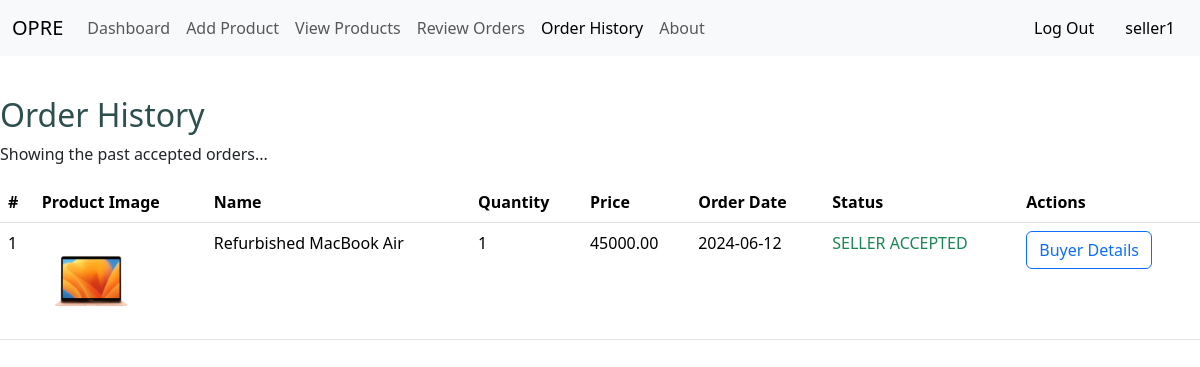
The app's page /seller/order_history.php (signed in) with its own data.
### tables this page shows
CREATE TABLE `orders` (
  `order_id` int(11) NOT NULL,
  `bid` int(11) NOT NULL,
  `pid` int(11) NOT NULL,
  `sid` int(11) NOT NULL,
  `qty` int(11) NOT NULL,
  `order_date` date NOT NULL,
  `status` int(11) DEFAULT NULL
);

CREATE TABLE `product` (
  `pid` int(11) NOT NULL,
  `pname` varchar(255) NOT NULL,
  `brand` varchar(255) NOT NULL,
  `category` varchar(255) NOT NULL,
  `price` decimal(10,2) NOT NULL,
  `quantity` int(11) NOT NULL,
  `description` longtext NOT NULL,
  `images` text NOT NULL,
  `seller` int(255) NOT NULL,
  `status` int(11) NOT NULL,
  `added_at` timestamp NOT NULL DEFAULT current_timestamp()
);

### seller/seller_class.php (called while the page is built, shortened)
<?php
include("../connect.php");
class Seller{
    function viewPastOrders($sid){
      global $conn;
      $sql = "SELECT o.order_id, o.bid, o.qty, o.order_date, o.status, p.pname, p.images, p.price
      FROM orders o
      INNER JOIN product p ON o.pid = p.pid
      WHERE o.sid = ? AND o.status = 0";
      $stmt = $conn->prepare($sql);
      $stmt->bind_param("i", $sid);
      $stmt->execute();
      $result = $stmt->get_result();
      $orderedProds = [];
      if ($result->num_rows > 0) {
        while ($row = $result->fetch_assoc()) {
            $orderedProds[] = $row;
        }
      }
      return $orderedProds;
    }
  }
  $seller = new Seller();

### seller/order_history.php (the view, shortened to what this page needs)
<!DOCTYPE html>
<html lang="en">
<head>
    <link rel="stylesheet" href="../bootstrap/css/bootstrap.min.css">
</head>
<body>
<?php
include('seller_class.php');
$sid = intval($_SESSION['userid']);
$orders = $seller->viewPastOrders($sid);
?>
    <nav class="navbar navbar-expand-lg bg-body-tertiary fixed-top">
        <div class="container-fluid">
          <a class="navbar-brand" href="#">OPRE</a>
          <div class="collapse navbar-collapse" id="navbarNav">
            <ul class="navbar-nav">
              <li class="nav-item">
                <a class="nav-link" aria-current="page" href="seller_dashboard.php">Dashboard</a>
              </li>
              <li class="nav-item">
                <a class="nav-link" href="addproduct.php">Add Product</a>
              </li>
              <li class="nav-item">
                <a class="nav-link" href="seller_products.php">View Products</a>
              </li>
              <li class="nav-item">
                <a class="nav-link" href="review_orders.php">Review Orders</a>
              </li>
              <li class="nav-item">
                <a class="nav-link active" aria-current="page" href="#">Order History</a>
              </li>
              <li class="nav-item">
                <a class="nav-link" href="../about.html" target="_blank">About</a>
              </li>
            </ul>
            <a class="btn btn-light" href="../logout.php" style="margin-right: 5px;">Log Out</a>
            <a class="btn btn-light" href="seller_profile.php"><?php echo $_SESSION['name']?></a>
          </div>
        </div>
      </nav>
      <br><br><br><br>
    <h2 style="color:DarkSlateGrey;">Order History</h2>
    <p>Showing the past accepted orders...</p>
    <?php
    if(empty($orders)){
        echo "<centre><p class='text-centre'><b>No products</b></p><centre>";
        $disabled = "disabled";
      }else{
        echo '<table border="1">';
            echo '<table class="table table-hover">
            <thead>
              <tr>
                <th scope="col">#</th>
                <th scope="col">Product Image</th>
                <th scope="col">Name</th>
                <th scope="col">Quantity</th>
                <th scope="col">Price</th>
                <th scope="col">Order Date</th>
                <th scope="col">Status</th>
                <th scope="col">Actions</th>
              </tr>
            </thead><tbody>';
            $count = 1;
            foreach($orders as $row){
              echo '<tr>';
                echo '<td>' . $count . '</td>';
                echo '<td><img src="'.$row["images"].'" width="100px" height="100px"></td>';
                echo '<td>' . $row["pname"] . '</td>';
                echo '<td>' . $row["qty"] . '</td>';
                echo '<td>' . $row["price"] . '</td>';
                echo '<td>' . $row["order_date"] . '</td>';
                echo '<td><p class="text-success">SELLER ACCEPTED</p></td>';
                echo '<td><button class="btn btn-outline-primary" onclick="viewBuyer('.$row['bid'].')">Buyer Details</button>';
                echo '</tr>';
                $count++;
            }
      }
      ?>
</body>
</html>

### records on screen
orders: pid.images (picture), pid.pname "Refurbished MacBook Air", qty "1", pid.price "45000.00", order_date "2024-06-12"

### other values on screen
$_SESSION['name'] "seller1"
